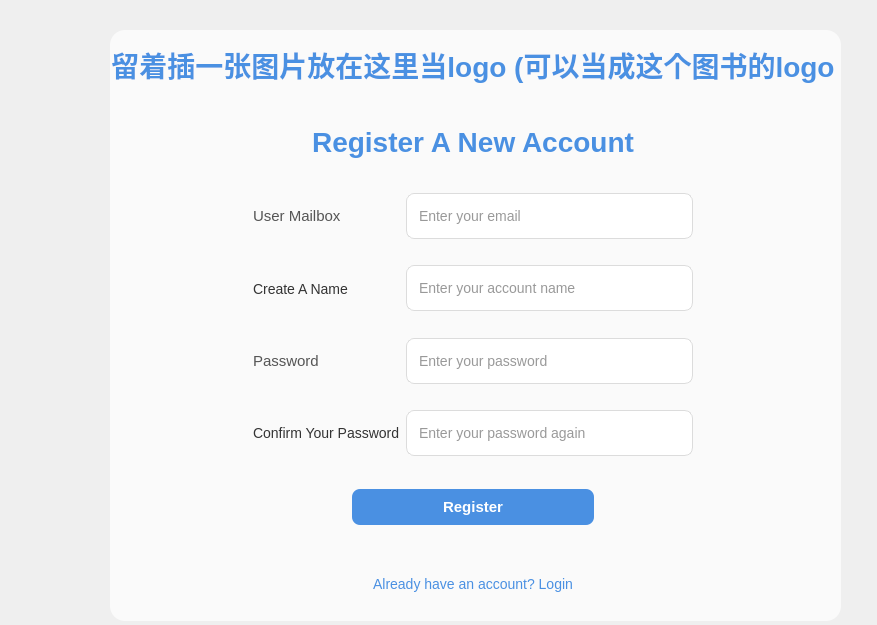
<?xml version="1.0" encoding="UTF-8"?>
<ui version="4.0">
 <class>Form</class>
 <widget class="QWidget" name="Form">
  <property name="enabled">
   <bool>true</bool>
  </property>
  <property name="geometry">
   <rect>
    <x>0</x>
    <y>0</y>
    <width>877</width>
    <height>625</height>
   </rect>
  </property>
  <property name="windowTitle">
   <string>Form</string>
  </property>
  <property name="styleSheet">
   <string notr="true">QWidget {
    font-family: &quot;Segoe UI&quot;,&quot;Microsoft YaHei&quot;;
    font-size: 14px;
    color: #333333;
}


/* ============================= */
/* 背景图片 */
/* ============================= */

QWidget#Form {
    border-image: url(resources/images/login-picture2.jpg) 0 0 0 0 stretch stretch;
}


/* ============================= */
/* 中间半透明卡片 */
/* ============================= */

QFrame#frame {
    background-color: rgba(255,255,255,180);
    border-radius: 15px;
}


/* ============================= */
/* 让布局容器透明 */
/* ============================= */

QWidget#verticalLayoutWidget {
    background: transparent;
}


/* ============================= */
/* LOGO标题 */
/* ============================= */

QLabel#label,
QLabel#label_4 {
    font-size: 28px;
    font-weight: bold;
    color: #4A90E2;
    background: transparent;
}


/* ============================= */
/* 表单标签 */
/* ============================= */

QLabel#label_2,
QLabel#label_3 {
    font-size: 15px;
    color: #555555;
    background: transparent;
}


/* ============================= */
/* 输入框 */
/* ============================= */

QLineEdit {

    background-color: white;

    border: 1px solid #dcdcdc;

    border-radius: 8px;

    padding: 6px 10px;

    min-height: 32px;
}


/* 输入框获得焦点 */

QLineEdit:focus {

    border: 2px solid #4A90E2;

}


/* ============================= */
/* Login 按钮 */
/* ============================= */

QPushButton#pushButton {

    background-color: #4A90E2;

    color: white;

    border-radius: 8px;

    font-size: 15px;

    font-weight: bold;

    min-height: 36px;
}


/* Hover */

QPushButton#pushButton:hover {

    background-color: #357ABD;

}


/* 点击 */

QPushButton#pushButton:pressed {

    background-color: #2c5fa3;

}


/* ============================= */
/* Register 按钮 */
/* ============================= */

QPushButton#pushButton_2 {

    background: transparent;

    color: #4A90E2;

    border: none;
}


/* hover */

QPushButton#pushButton_2:hover {

    text-decoration: underline;

}


/* ============================= */
/* Forgot password */
/* ============================= */

QPushButton#pushButton_3 {

    background: transparent;

    color: #999999;

    border: none;

}


/* hover */

QPushButton#pushButton_3:hover {

    color: #4A90E2;

}</string>
  </property>
  <widget class="QFrame" name="frame">
   <property name="geometry">
    <rect>
     <x>110</x>
     <y>30</y>
     <width>731</width>
     <height>591</height>
    </rect>
   </property>
   <property name="frameShape">
    <enum>QFrame::Shape::StyledPanel</enum>
   </property>
   <property name="frameShadow">
    <enum>QFrame::Shadow::Raised</enum>
   </property>
   <widget class="QWidget" name="verticalLayoutWidget">
    <property name="geometry">
     <rect>
      <x>-1</x>
      <y>-1</y>
      <width>728</width>
      <height>591</height>
     </rect>
    </property>
    <layout class="QVBoxLayout" name="verticalLayout" stretch="1,1,4,1,1">
     <item>
      <widget class="QLabel" name="label_4">
       <property name="text">
        <string>留着插一张图片放在这里当logo (可以当成这个图书的logo</string>
       </property>
       <property name="alignment">
        <set>Qt::AlignmentFlag::AlignCenter</set>
       </property>
      </widget>
     </item>
     <item>
      <widget class="QLabel" name="label">
       <property name="enabled">
        <bool>true</bool>
       </property>
       <property name="text">
        <string>Register A New Account</string>
       </property>
       <property name="alignment">
        <set>Qt::AlignmentFlag::AlignCenter</set>
       </property>
      </widget>
     </item>
     <item>
      <layout class="QGridLayout" name="gridLayout" rowstretch="1,1,1,1,0" columnstretch="1,1,2,1">
       <item row="0" column="2">
        <widget class="QLineEdit" name="lineEdit">
         <property name="placeholderText">
          <string>Enter your email</string>
         </property>
        </widget>
       </item>
       <item row="0" column="3">
        <spacer name="verticalSpacer_6">
         <property name="orientation">
          <enum>Qt::Orientation::Vertical</enum>
         </property>
         <property name="sizeHint" stdset="0">
          <size>
           <width>20</width>
           <height>40</height>
          </size>
         </property>
        </spacer>
       </item>
       <item row="0" column="1">
        <widget class="QLabel" name="label_2">
         <property name="text">
          <string>User Mailbox</string>
         </property>
        </widget>
       </item>
       <item row="2" column="2">
        <widget class="QLineEdit" name="lineEdit_2">
         <property name="echoMode">
          <enum>QLineEdit::EchoMode::Password</enum>
         </property>
         <property name="placeholderText">
          <string>Enter your password</string>
         </property>
        </widget>
       </item>
       <item row="2" column="1">
        <widget class="QLabel" name="label_3">
         <property name="text">
          <string>Password</string>
         </property>
        </widget>
       </item>
       <item row="0" column="0">
        <spacer name="verticalSpacer_4">
         <property name="orientation">
          <enum>Qt::Orientation::Vertical</enum>
         </property>
         <property name="sizeHint" stdset="0">
          <size>
           <width>20</width>
           <height>40</height>
          </size>
         </property>
        </spacer>
       </item>
       <item row="2" column="3">
        <spacer name="verticalSpacer_7">
         <property name="orientation">
          <enum>Qt::Orientation::Vertical</enum>
         </property>
         <property name="sizeHint" stdset="0">
          <size>
           <width>20</width>
           <height>40</height>
          </size>
         </property>
        </spacer>
       </item>
       <item row="2" column="0">
        <spacer name="verticalSpacer_5">
         <property name="orientation">
          <enum>Qt::Orientation::Vertical</enum>
         </property>
         <property name="sizeHint" stdset="0">
          <size>
           <width>20</width>
           <height>40</height>
          </size>
         </property>
        </spacer>
       </item>
       <item row="1" column="1">
        <widget class="QLabel" name="label_6">
         <property name="text">
          <string>Create A Name</string>
         </property>
        </widget>
       </item>
       <item row="1" column="2">
        <widget class="QLineEdit" name="lineEdit_4">
         <property name="placeholderText">
          <string>Enter your account name</string>
         </property>
        </widget>
       </item>
       <item row="1" column="0">
        <spacer name="verticalSpacer_11">
         <property name="orientation">
          <enum>Qt::Orientation::Vertical</enum>
         </property>
         <property name="sizeHint" stdset="0">
          <size>
           <width>20</width>
           <height>40</height>
          </size>
         </property>
        </spacer>
       </item>
       <item row="1" column="3">
        <spacer name="verticalSpacer_12">
         <property name="orientation">
          <enum>Qt::Orientation::Vertical</enum>
         </property>
         <property name="sizeHint" stdset="0">
          <size>
           <width>20</width>
           <height>40</height>
          </size>
         </property>
        </spacer>
       </item>
       <item row="3" column="0">
        <spacer name="verticalSpacer_8">
         <property name="orientation">
          <enum>Qt::Orientation::Vertical</enum>
         </property>
         <property name="sizeHint" stdset="0">
          <size>
           <width>20</width>
           <height>40</height>
          </size>
         </property>
        </spacer>
       </item>
       <item row="3" column="1">
        <widget class="QLabel" name="label_5">
         <property name="text">
          <string>Confirm Your Password</string>
         </property>
        </widget>
       </item>
       <item row="3" column="2">
        <widget class="QLineEdit" name="lineEdit_3">
         <property name="echoMode">
          <enum>QLineEdit::EchoMode::Password</enum>
         </property>
         <property name="placeholderText">
          <string>Enter your password again</string>
         </property>
        </widget>
       </item>
       <item row="3" column="3">
        <spacer name="verticalSpacer_9">
         <property name="orientation">
          <enum>Qt::Orientation::Vertical</enum>
         </property>
         <property name="sizeHint" stdset="0">
          <size>
           <width>20</width>
           <height>40</height>
          </size>
         </property>
        </spacer>
       </item>
      </layout>
     </item>
     <item>
      <layout class="QHBoxLayout" name="horizontalLayout_2" stretch="1,1,1">
       <item>
        <spacer name="verticalSpacer">
         <property name="orientation">
          <enum>Qt::Orientation::Vertical</enum>
         </property>
         <property name="sizeHint" stdset="0">
          <size>
           <width>20</width>
           <height>40</height>
          </size>
         </property>
        </spacer>
       </item>
       <item>
        <widget class="QPushButton" name="pushButton">
         <property name="text">
          <string>Register</string>
         </property>
        </widget>
       </item>
       <item>
        <spacer name="verticalSpacer_2">
         <property name="orientation">
          <enum>Qt::Orientation::Vertical</enum>
         </property>
         <property name="sizeHint" stdset="0">
          <size>
           <width>20</width>
           <height>40</height>
          </size>
         </property>
        </spacer>
       </item>
      </layout>
     </item>
     <item>
      <layout class="QHBoxLayout" name="horizontalLayout" stretch="0,1,0">
       <item>
        <spacer name="verticalSpacer_3">
         <property name="orientation">
          <enum>Qt::Orientation::Vertical</enum>
         </property>
         <property name="sizeHint" stdset="0">
          <size>
           <width>20</width>
           <height>40</height>
          </size>
         </property>
        </spacer>
       </item>
       <item>
        <widget class="QPushButton" name="pushButton_2">
         <property name="text">
          <string>Already have an account? Login</string>
         </property>
        </widget>
       </item>
       <item>
        <spacer name="verticalSpacer_10">
         <property name="orientation">
          <enum>Qt::Orientation::Vertical</enum>
         </property>
         <property name="sizeHint" stdset="0">
          <size>
           <width>20</width>
           <height>40</height>
          </size>
         </property>
        </spacer>
       </item>
      </layout>
     </item>
    </layout>
   </widget>
  </widget>
 </widget>
 <resources/>
 <connections/>
</ui>
